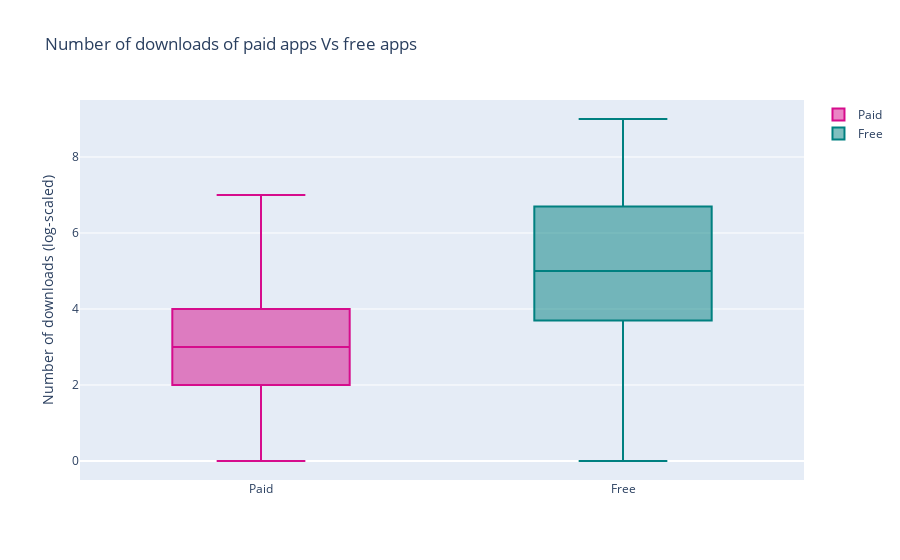

Write notebook code for a chart like this one.
### Markdown cell above
## Are paid apps downloaded as much as free apps?

### Code cell
trace0 = go.Box(
    y=np.log10(df['Installs'][df.Type=='Paid']),
    name = 'Paid',
    marker = dict(
        color = 'rgb(214, 12, 140)',
    )

)
trace1 = go.Box(
    y=np.log10(df['Installs'][df.Type=='Free']),
    name = 'Free',
    marker = dict(
        color = 'rgb(0, 128, 128)',
    )
)
layout = go.Layout(
    title = "Number of downloads of paid apps Vs free apps",
    yaxis= {'title': 'Number of downloads (log-scaled)'}
)
data = [trace0, trace1]
plotly.offline.iplot({'data': data, 'layout': layout})

### Figure 1 — Plotly figure (JSON) as saved in the notebook; plotly's stock layout.template omitted (floating-point values rounded to 4 significant figures; data arrays with more than 128 entries replaced by an {"elided": "..."} marker saying what was removed)
{"data": [{"marker": {"color": "rgb(214, 12, 140)"}, "name": "Paid", "type": "box", "y": {"elided": "800 float values"}}, {"marker": {"color": "rgb(0, 128, 128)"}, "name": "Free", "type": "box", "y": {"elided": "10040 float values"}}], "layout": {"title": {"text": "Number of downloads of paid apps Vs free apps"}, "yaxis": {"title": {"text": "Number of downloads (log-scaled)"}}}}
